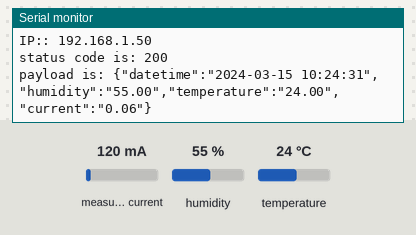
Recording of a sketch running on a simulated ESP32. On the bench: the last lines printed to the serial monitor. Inputs (shaded band) come from the test bench; at power-on: measured current 120 mA, humidity 55 %, temperature 24 °C. WiFi joins after 1.5 s; servers stay silent unless stated; uploads are accepted with an empty reply; the local clock reads 2024-03-15 10:24:30 at power-on unless the sketch sets it.

Above: at 2.7 s.
2.8 s: measured current set to 40 mA
At 4.8 s:
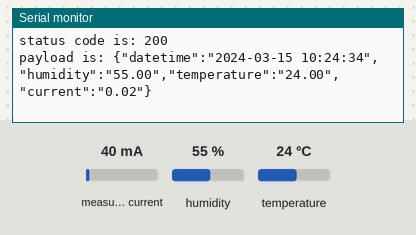
6.0 s: humidity set to 22 %
At 8.1 s:
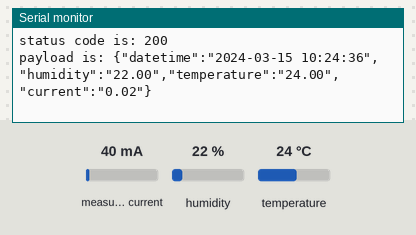
9.2 s: temperature set to 12 °C
At 9.2 s:
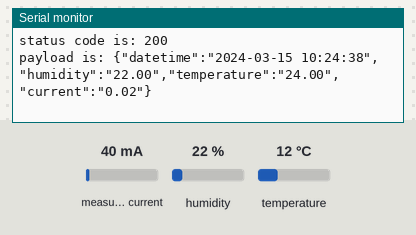
12.4 s: measured current set to 500 mA
At 14.4 s:
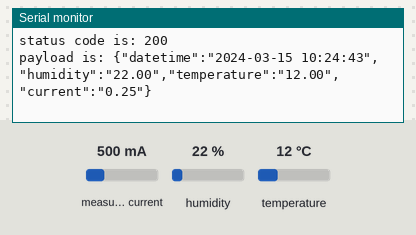
15.6 s: humidity set to 40 %
At 17.6 s:
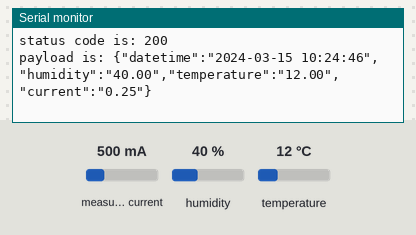
Timing chart, 0 to 19.1 s (numbered marks = the images above; inputs shaded):
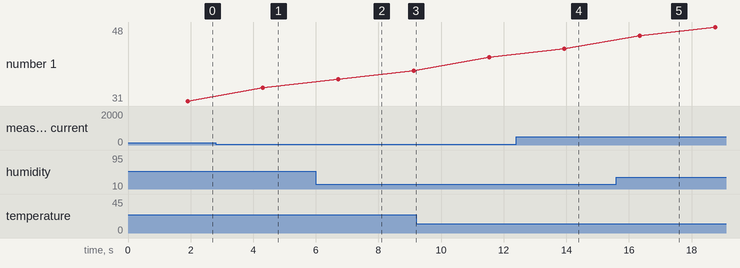

The sketch:

main.ino
```cpp
#include <WiFi.h>
#include <HTTPClient.h>
#include <ArduinoJson.h>
#include <time.h>
#include <DHT.h>
#include <EmonLib.h>

#define SCT013Pin 34  // GPIO pin for the SCT 013-20A-1V sensor
#define DHT11Pin 5    // GPIO pin for the DHT11 sensor
#define DHTType DHT11
#define SamplingTime 2000 // Default sleep time in MS from which our loop will be halted after each sampling

EnergyMonitor emon1;
double irms; // will hold the irms readings from emonlib through SCT013 sensor

DHT dht(DHT11Pin, DHTType);
float humidity, temp;  // will hold the readings from DHT11 sensor

const char* ssid = "XXXXXXXXXXXXXXX";      // network name, must be the same network as the API server
const char* password = "XXXXXXXXXXXXXXX";  // network password, must be the same network as the API server

char currentDateTime[20];  // holds the current datetime from the RTC as YYYY-MM-DD HH:MM:SS

String postEndpoint = "XXXXXXXXXXXXXXX";  // API endpoint for adding new entry
HTTPClient session;
JsonDocument json;
int httpResponseCode;  // holds the response code
char payload[256];     // holds the payload with sensors data


// sleeps using millis() for a certain amount of time in ms
void sleep(int sleepTime) {
  unsigned long startTime = millis();  // Get the current time in milliseconds
  while (millis() - startTime < sleepTime) {
  }
}

// returns current date time as YYYY-MM-DD HH:MM:SS
char* getDateTime(char* buffer) {
  struct tm timeinfo;
  if (!getLocalTime(&timeinfo)) {
    Serial.println("Failed to obtain time");
    return nullptr;
  }
  snprintf(buffer, 20, "%04d-%02d-%02d %02d:%02d:%02d",
           timeinfo.tm_year + 1900, timeinfo.tm_mon + 1, timeinfo.tm_mday,
           timeinfo.tm_hour, timeinfo.tm_min, timeinfo.tm_sec);
  return buffer;
}

// configuring WiFi
void configureWiFi(void) {
  // configuring WiFi connection
  WiFi.begin(ssid, password);
  Serial.println("Connecting to WiFi");

  while (WiFi.status() != WL_CONNECTED) {
    Serial.println("waiting for connection...");
    sleep(500);
  }

  Serial.println("Connected !!!");
  Serial.print("IP:: ");
  Serial.println(WiFi.localIP());
}

// configuring RTC
void configureRTC(void) {
  configTime(-4 * 3600, 0, "pool.ntp.org");  // Manaus Time-Zone
  while (!time(nullptr)) {
    Serial.println("Waiting for time to be set...");
    sleep(1000);
  }
}


void setup() {
  Serial.begin(115200);

  configureWiFi();
  configureRTC();

  emon1.current(SCT013Pin, 20);  // Calibration for volta output sensors -> input/output 20A/1V = 20.
}

void loop() {

  // Taking the current value from SCT-013-20A-1V
  irms = emon1.calcIrms(1480); // 1480 == number of samples
  irms = irms/2; // On tests it was shown that the current readings from SCT-013-20A-1V
                // where double than a standard clamp meter, hence the division.

  // Taking DTH11 samples (note that the sampling time for this sensor is 2 seconds)
  humidity = dht.readHumidity();
  temp = dht.readTemperature();

  // Check if any reads failed, if failed wait for 2 seconds to try again.
  while (isnan(humidity) || isnan(temp)) {
    Serial.println("Failed to read from DHT sensor!");
    Serial.println("Trying to read again...");
    sleep(2000);
    humidity = dht.readHumidity();
    temp = dht.readTemperature();
  }


  // sending sensor mock data to API
  if (WiFi.status() == WL_CONNECTED) {
    session.begin(postEndpoint);
    session.addHeader("Content-Type", "application/json");

    // // creating the payload
    json["datetime"] = String(getDateTime(currentDateTime));  // current date time as YYYY-MM-DD HH:MM:SS
    json["humidity"] = String(humidity, 2);                   // value from DTH11 sensor
    json["temperature"] = String(temp, 2);                    // value from DTH11 sensor
    json["current"] = String(irms, 2);                        // value from SCT-013-20A-1V sensor


    serializeJson(json, payload);                      // serializing the json into the payload char
    httpResponseCode = session.POST(String(payload));  // makes post request & passes response code to the variable at the left

    Serial.println("status code is: " + String(httpResponseCode));
    Serial.println("payload is: " + String(payload));
  }
  sleep(SamplingTime);  // sleeping for X seconds before doing loop run
}
```

Measured:
- after the input at 2.8 s, the serial monitor: prints a new line after 1.5 s (image 1)
- after the input at 6.0 s, the serial monitor: prints a new line after 0.72 s (image 2)
- after the input at 12.4 s, the serial monitor: prints a new line after 1.5 s (image 4)
- after the input at 15.6 s, the serial monitor: prints a new line after 0.75 s (image 5)
